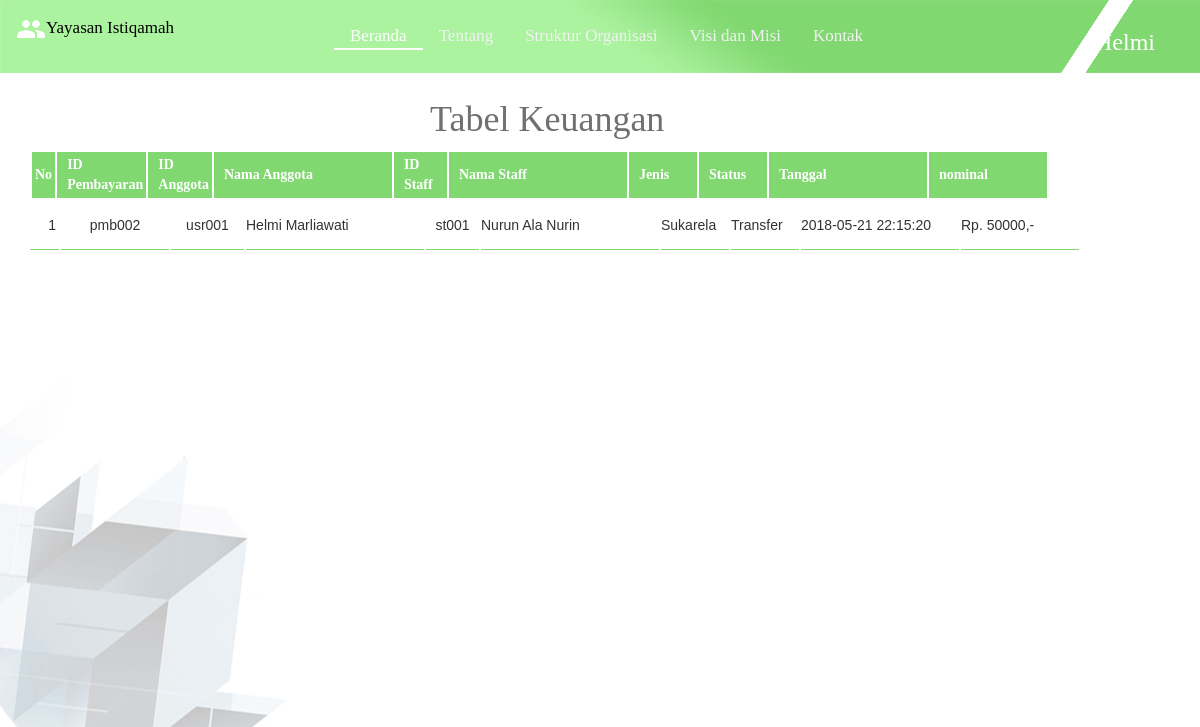
The app's page /tabelKeuangan.php (signed in), older data.
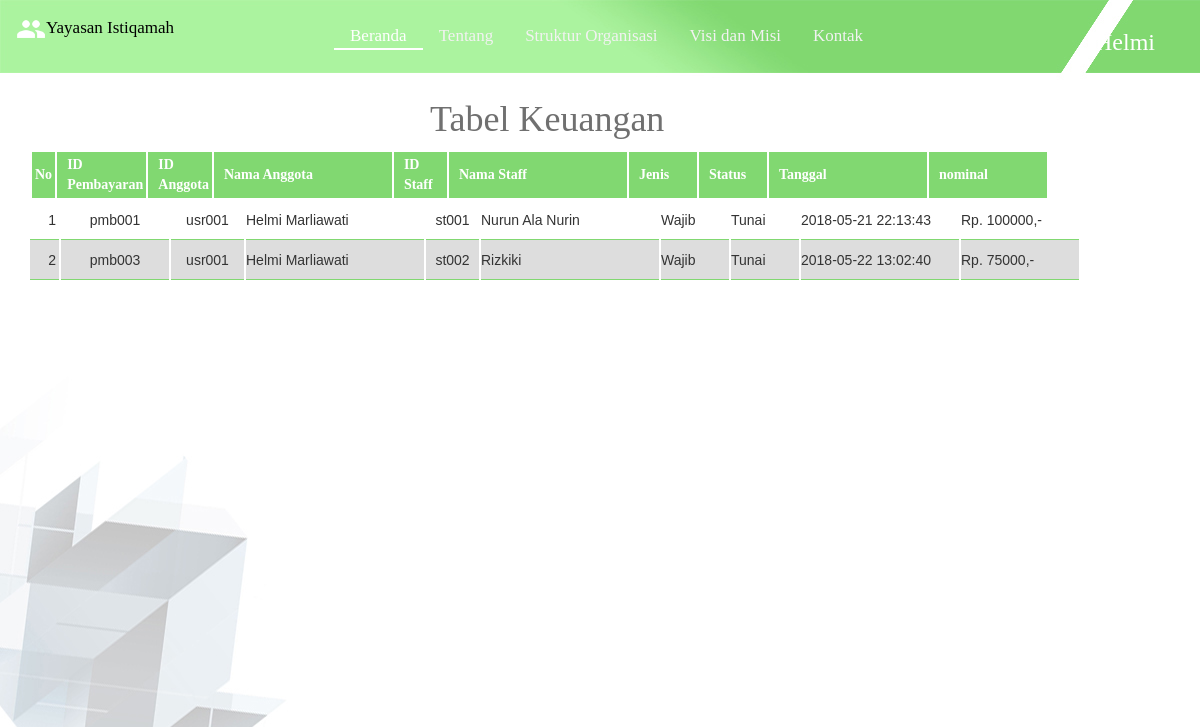
The same page, newer data.
### tables this page shows
CREATE TABLE IF NOT EXISTS `pembayaran` (
  `id_pembayaran` varchar(10) NOT NULL,
  `id_anggota` varchar(10) NOT NULL,
  `id_pengurus` varchar(6) NOT NULL,
  `jenis` varchar(8) DEFAULT NULL,
  `status` varchar(10) DEFAULT NULL,
  `tanggal` timestamp NULL DEFAULT CURRENT_TIMESTAMP,
  `nominal` double DEFAULT NULL,
  PRIMARY KEY (`id_pembayaran`),
  KEY `id_anggota` (`id_anggota`),
  KEY `id_pengurus` (`id_pengurus`),
  CONSTRAINT `FK_pembayaran_anggota` FOREIGN KEY (`id_anggota`) REFERENCES `anggota` (`id_anggota`),
  CONSTRAINT `FK_pembayaran_pengurus` FOREIGN KEY (`id_pengurus`) REFERENCES `pengurus` (`id_pengurus`)
);

CREATE TABLE IF NOT EXISTS `anggota` (
  `id_anggota` varchar(10) NOT NULL,
  `nama` varchar(50) DEFAULT NULL,
  `no_hp` varchar(13) DEFAULT NULL,
  `gender` enum('Pria','Wanita') DEFAULT NULL,
  `alamat` text,
  `email` varchar(26) DEFAULT NULL,
  `password` varchar(25) DEFAULT NULL,
  PRIMARY KEY (`id_anggota`)
);

CREATE TABLE IF NOT EXISTS `pengurus` (
  `id_pengurus` varchar(6) NOT NULL,
  `nama` varchar(50) DEFAULT NULL,
  `noHP` varchar(13) DEFAULT NULL,
  `gender` enum('Pria','Wanita') DEFAULT NULL,
  `alamat` text,
  `jabatan` varchar(20) DEFAULT NULL,
  `email` varchar(26) DEFAULT NULL,
  `password` varchar(25) DEFAULT NULL,
  PRIMARY KEY (`id_pengurus`)
);

### tabelKeuangan.php (the view, shortened to what this page needs)
<!DOCTYPE html>
<html>
<head>
	<link rel="stylesheet" href="assets/css/styleTable.css" type="text/css">
	<link rel="stylesheet" href="assets/css/bootstrap.css">
</head>
<body class="mainBody">
	<?php
		include 'header.php';
		include 'logout.php';
	?>
	<h1 class="judulTabel">Tabel Keuangan</h1>
	<div class="container">
  		<table class="main">
  			<thead>
			  <tr class="main">
			    <th class="noKeu">No</th>
			    <th class="idKeu">ID Pembayaran</th>
			    <th class="idAnggotaKeu">ID Anggota</th>
			    <th class="namaAnggotaKeu">Nama Anggota</th>
			    <th class="idPengKeu">ID Staff</th>
			    <th class="namaPengKeu">Nama Staff</th>
			    <th class="jenisKeu">Jenis</th>
			    <th class="statusKeu">Status</th>
			    <th class="tanggalKeu">Tanggal</th>
			    <th class="nominalKeu">nominal</th>
			  </tr>
			</thead>
			</table>
				<div style="overflow: auto;height: 500px;">
				<table class="main css-serial">
					<tbody style="overflow: auto;height: 50px;">
						 <?php
						 $idididid = $_SESSION['nama'];
						 	$link = mysqli_connect("localhost", "root", "", "koperasi");
							$result = mysqli_query($link,"SELECT pembayaran.*,anggota.nama as nama_anggota,pengurus.nama as nama_pengurus FROM pembayaran,anggota, pengurus WHERE pembayaran.id_anggota=anggota.id_anggota AND pembayaran.id_pengurus=pengurus.id_pengurus AND anggota.nama='$idididid';");
						 	while	($row = mysqli_fetch_array($result,MYSQLI_ASSOC)){
						 		echo "	<tr class=\"main\">
						 					<td class=\"noKeu\"></td>
						 					<td class=\"idKeu\">$row[id_pembayaran]</td>
						 					<td class=\"idAnggotaKeu\">$row[id_anggota]</td>
						 					<td class=\"namaAnggotaKeu\">$row[nama_anggota]</td>
						 					<td class=\"idPengKeu\">$row[id_pengurus]</td>
						 					<td class=\"namaPengKeu\">$row[nama_pengurus]</td>
						 					<td class=\"jenisKeu\">$row[jenis]</td>
						 					<td class=\"statusKeu\">$row[status]</td>
						 					<td class=\"tanggalKeu\">$row[tanggal]</td>
						 					<td class=\"nominalKeu\">Rp. $row[nominal],- </td>
						 				</tr>
						 		";
						 	}
						 ?>
				 	</tbody>
				 </table>
			</div>
</body>
</html>

### header.php (shortened to what this page needs)
<!DOCTYPE html>
<html>
<head>
</head>
<body>
<div class="topnav">
<a href=""><img src="assets/img/listAnggota.png" style="width: 30px;">Yayasan Istiqamah</a>
	<div id="menu">
	  <a class="active" href="home.php">Beranda</a>
	  <a href="#news">Tentang</a>
	  <a href="#contact">Struktur Organisasi</a>
	  <a href="#about">Visi dan Misi</a>
	  <a href="#about">Kontak</a>
	</div>
</div>
</body>
</html>

Row changes from the older to the newer data that the page shows:
no longer on this page (row edited): pembayaran: id_pembayaran "pmb002", id_anggota "usr001", id_anggota.nama "Helmi Marliawati", id_pengurus "st001", id_pengurus.nama "Nurun Ala Nurin", jenis "Sukarela", status "Transfer", tanggal "2018-05-21 22:15:20", nominal "50000"
now on this page (row edited): pembayaran: id_pembayaran "pmb001", id_anggota "usr001", id_anggota.nama "Helmi Marliawati", id_pengurus "st001", id_pengurus.nama "Nurun Ala Nurin", jenis "Wajib", status "Tunai", tanggal "2018-05-21 22:13:43", nominal "100000"
added pembayaran: id_pembayaran "pmb003", id_anggota "usr001", id_anggota.nama "Helmi Marliawati", id_pengurus "st002", id_pengurus.nama "Rizkiki", jenis "Wajib", status "Tunai", tanggal "2018-05-22 13:02:40", nominal "75000"
